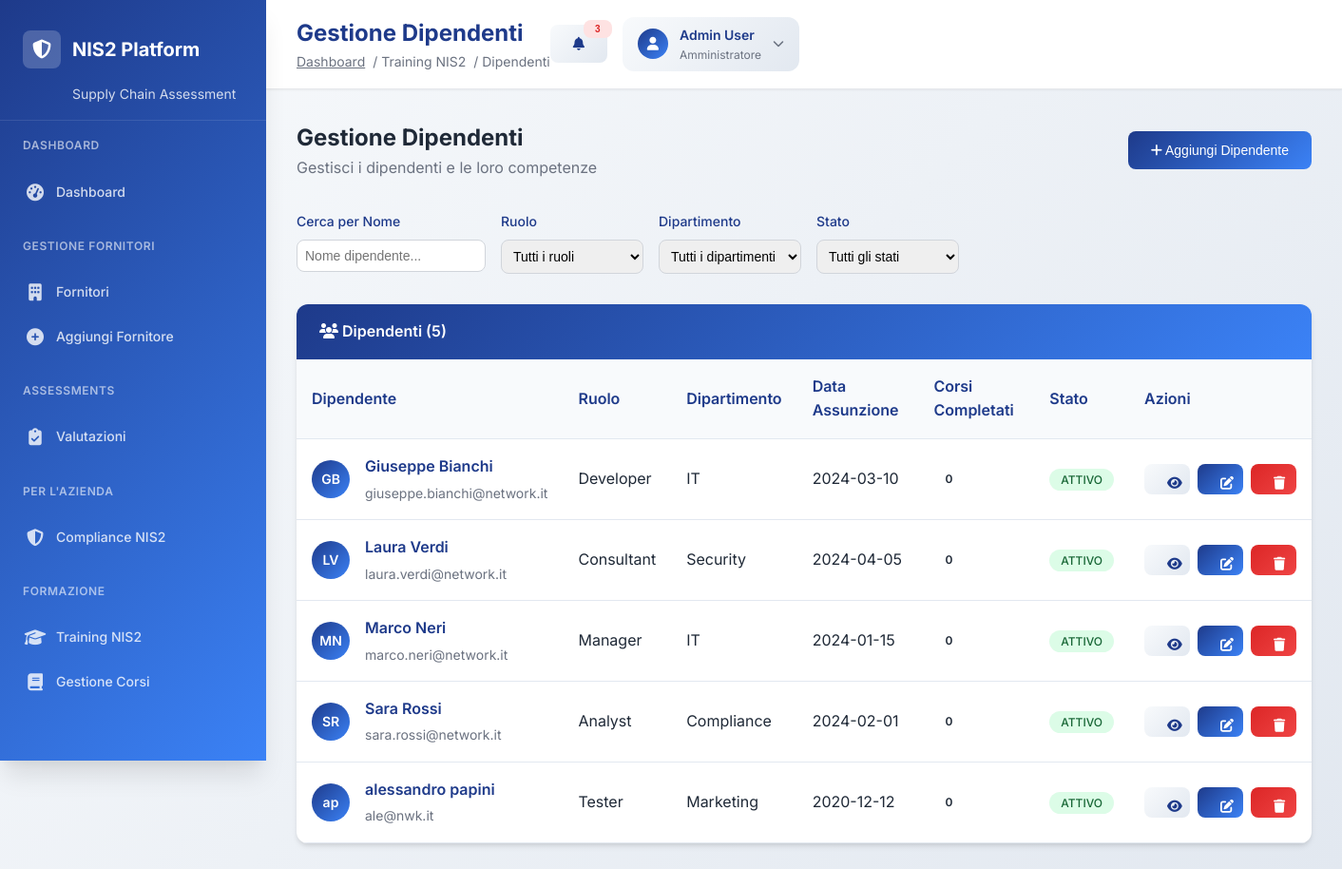
The page /training/employees (signed in) on the database its author committed.
### tables this page shows
CREATE TABLE training_employees (
                id INTEGER PRIMARY KEY AUTOINCREMENT,
                company_id INTEGER NOT NULL,
                name TEXT NOT NULL,
                email TEXT UNIQUE NOT NULL,
                role TEXT NOT NULL,
                department TEXT,
                hire_date DATE,
                created_at TIMESTAMP DEFAULT CURRENT_TIMESTAMP, password TEXT DEFAULT 'password123',
                FOREIGN KEY (company_id) REFERENCES companies (id)
            );

### training_api.py (the view)
@training_router.get("/employees")
async def training_employees_page(request: Request):
    user = await get_current_user(request)
    if not user:
        return RedirectResponse(url="/company-login")
    company_id = user.get("company_id")
    if not company_id:
        return RedirectResponse(url="/company-login")
    try:
        employees = training.get_employees(company_id)
        return templates.TemplateResponse("training_employees.html", {
            "request": request,
            "user": user,
            "employees": employees
        })
    except Exception as e:
        return templates.TemplateResponse("training_employees.html", {
            "request": request,
            "user": user,
            "employees": [],
            "error": str(e)
        })

### templates/training_employees.html (shortened to what this page needs)
{% extends "professional_base.html" %}
{% block page_title %}Gestione Dipendenti{% endblock %}
{% block breadcrumb %}
<span class="text-secondary">/ Training NIS2</span>
<span class="text-secondary">/ Dipendenti</span>
{% endblock %}
{% block content %}
<div class="employees-header">
    <div>
        <h2>Gestione Dipendenti</h2>
        <p class="text-secondary">Gestisci i dipendenti e le loro competenze</p>
    </div>
    <button onclick="openAddEmployeeModal()" class="btn btn-primary">
        <i class="fas fa-plus mr-2"></i>
        Aggiungi Dipendente
    </button>
</div>
<div class="employees-filters">
    <div class="filter-group">
        <label for="searchName">Cerca per Nome</label>
        <input type="text" id="searchName" placeholder="Nome dipendente...">
    </div>
    <div class="filter-group">
        <label for="filterRole">Ruolo</label>
        <select id="filterRole">
            <option value="">Tutti i ruoli</option>
        </select>
    </div>
    <div class="filter-group">
        <label for="filterDepartment">Dipartimento</label>
        <select id="filterDepartment">
            <option value="">Tutti i dipartimenti</option>
        </select>
    </div>
    <div class="filter-group">
        <label for="filterStatus">Stato</label>
        <select id="filterStatus">
            <option value="">Tutti gli stati</option>
        </select>
    </div>
</div>
<div class="employees-table">
    <div class="table-header">
        <i class="fas fa-users mr-2"></i>
        Dipendenti ({{ employees|length }})
    </div>
    <div class="table-content">
        <table>
            <thead>
                <tr>
                    <th>Dipendente</th>
                    <th>Ruolo</th>
                    <th>Dipartimento</th>
                    <th>Data Assunzione</th>
                    <th>Corsi Completati</th>
                    <th>Stato</th>
                    <th>Azioni</th>
                </tr>
            </thead>
            <tbody>
                {% for employee in employees %}
                <tr>
                    <td>
                        <div class="employee-info">
                            <div class="employee-avatar">
                                {{ employee.name.split()[0][0] }}{{ employee.name.split()[-1][0] if employee.name.split()|length > 1 else '' }}
                            </div>
                            <div class="employee-details">
                                <h4>{{ employee.name }}</h4>
                                <p>{{ employee.email }}</p>
                            </div>
                        </div>
                    </td>
                    <td>{{ employee.role }}</td>
                    <td>{{ employee.department or 'N/A' }}</td>
                    <td>{{ employee.hire_date or 'N/A' }}</td>
                    <td>
                        <span class="badge badge-primary">{{ employee.completed_courses or 0 }}</span>
                    </td>
                    <td>
                        <span class="status-badge status-active">Attivo</span>
                    </td>
                    <td>
                        <div class="action-buttons">
                            <button onclick="viewEmployee({{ employee.id }})" class="btn btn-secondary btn-sm btn-icon" title="Visualizza">
                                <i class="fas fa-eye"></i>
                            </button>
                            <button onclick="editEmployee({{ employee.id }})" class="btn btn-primary btn-sm btn-icon" title="Modifica">
                                <i class="fas fa-edit"></i>
                            </button>
                            <button onclick="deleteEmployee({{ employee.id }})" class="btn btn-danger btn-sm btn-icon" title="Elimina">
                                <i class="fas fa-trash"></i>
                            </button>
                        </div>
                    </td>
                </tr>
                {% endfor %}
            </tbody>
        </table>
    </div>
</div>
{% endblock %}

### static/css/professional.css (style rules this page uses)
:root { --primary-blue: #1e3a8a; --primary-blue-light: #3b82f6; --primary-blue-dark: #1e40af; --secondary-gray: #6b7280; --accent-green: #059669; --accent-red: #dc2626; --accent-orange: #ea580c; --accent-yellow: #ca8a04; --gradient-primary: linear-gradient(135deg, #1e3a8a 0%, #3b82f6 100%); --gradient-secondary: linear-gradient(135deg, #f8fafc 0%, #e2e8f0 100%); --gradient-success: linear-gradient(135deg, #059669 0%, #10b981 100%); --gradient-danger: linear-gradient(135deg, #dc2626 0%, #ef4444 100%); --shadow-sm: 0 1px 2px 0 rgba(0, 0, 0, 0.05); --shadow-md: 0 4px 6px -1px rgba(0, 0, 0, 0.1), 0 2px 4px -1px rgba(0, 0, 0, 0.06); --shadow-lg: 0 10px 15px -3px rgba(0, 0, 0, 0.1), 0 4px 6px -2px rgba(0, 0, 0, 0.05); --shadow-xl: 0 20px 25px -5px rgba(0, 0, 0, 0.1), 0 10px 10px -5px rgba(0, 0, 0, 0.04); --border-radius: 8px; --border-radius-lg: 12px; --border-radius-xl: 16px; --transition-fast: 0.15s ease-in-out; --transition-normal: 0.3s ease-in-out; --transition-slow: 0.5s ease-in-out; }
* { margin: 0; padding: 0; box-sizing: border-box; }
body { font-family: 'Inter', -apple-system, BlinkMacSystemFont, 'Segoe UI', Roboto, sans-serif; background: linear-gradient(135deg, #f8fafc 0%, #e2e8f0 100%); color: #1f2937; line-height: 1.6; min-height: 100vh; }
.table-header { background: var(--gradient-primary); color: white; }
.btn { display: inline-flex; align-items: center; gap: 0.5rem; padding: 0.75rem 1.5rem; border-radius: var(--border-radius); font-weight: 600; font-size: 0.875rem; text-decoration: none; border: none; cursor: pointer; transition: var(--transition-fast); white-space: nowrap; }
.btn-primary { background: var(--gradient-primary); color: white; }
.btn-danger { background: var(--gradient-danger); color: white; }
.btn-secondary { background: var(--gradient-secondary); color: var(--primary-blue); border: 1px solid #d1d5db; }
.btn-sm { padding: 0.5rem 1rem; font-size: 0.75rem; }
.badge { display: inline-flex; align-items: center; gap: 0.25rem; padding: 0.25rem 0.75rem; border-radius: var(--border-radius); font-size: 0.75rem; font-weight: 600; text-transform: uppercase; letter-spacing: 0.05em; }
.text-secondary { color: var(--secondary-gray); }

### rows shown on the page
training_employees: name "G", name.split|length "B", name "Giuseppe Bianchi", email "giuseppe.bianchi@network.it", role "Developer", department "IT", hire_date "2024-03-10", completed_courses "0"
training_employees: name "L", name.split|length "V", name "Laura Verdi", email "laura.verdi@network.it", role "Consultant", department "Security", hire_date "2024-04-05", completed_courses "0"
training_employees: name "M", name.split|length "N", name "Marco Neri", email "marco.neri@network.it", role "Manager", department "IT", hire_date "2024-01-15", completed_courses "0"
training_employees: name "S", name.split|length "R", name "Sara Rossi", email "sara.rossi@network.it", role "Analyst", department "Compliance", hire_date "2024-02-01", completed_courses "0"
training_employees: name "a", name.split|length "p", name "alessandro papini", email "ale@nwk.it", role "Tester", department "Marketing", hire_date "2020-12-12", completed_courses "0"

### other values the page prints
{{ employees|length }} "5"
